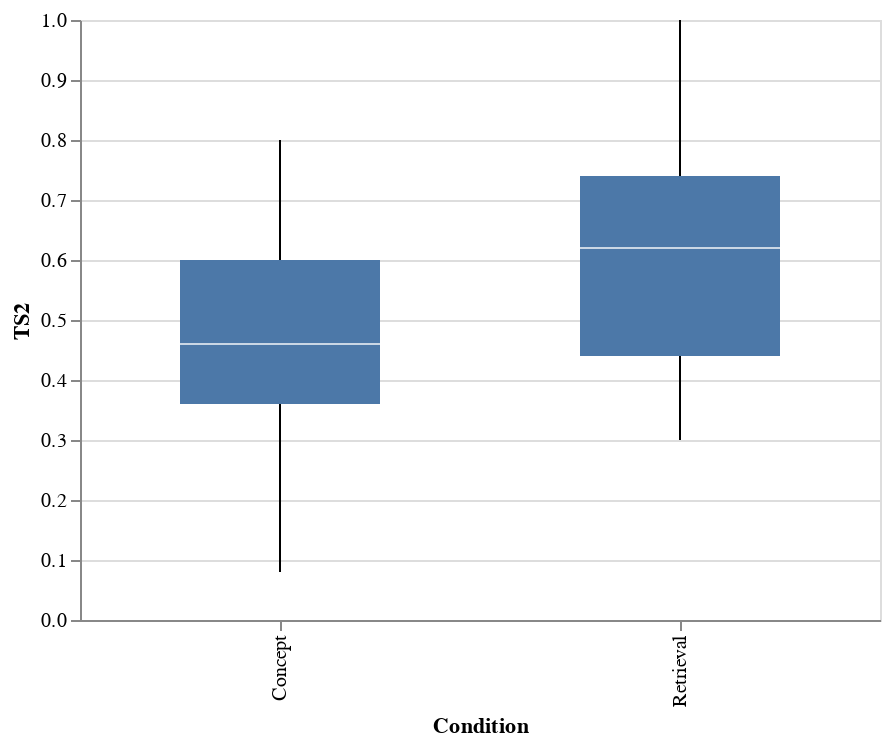

Source (notebook cell):
### Markdown cell above
# Question 2

Which group actually did better on the follow-up learning test one week later? Make an appropriate visualization and explain what you see.

_Hint:_ Don't ask which variable you should use. That is for you to figure out. Read the codebook carefully (consulting the [original paper](http://science.sciencemag.org/content/331/6018/772), if necessary), make an informed decision, and explain your choice.

### Code cell
# YOUR CODE HERE
df_kb["TS2"] = df_kb["TS.2"] #for somereason the y axis breaks when using "TS.2"
print(df_kb.groupby("Condition")["TS2"].describe())
b=Chart(df_kb).mark_boxplot(size=100).encode(
    x="Condition:O",
    y="TS2:Q",
).properties(width=400)
b

### Figure 1 — Vega-Lite specification as saved in the notebook (floating-point values rounded to 4 significant figures)
{"config": {"view": {"continuousWidth": 400, "continuousHeight": 300}}, "data": {"name": "data-8b2bd66d50476c86042d14f24581363b"}, "mark": {"type": "boxplot", "size": 100}, "encoding": {"x": {"field": "Condition", "type": "ordinal"}, "y": {"field": "TS2", "type": "quantitative"}}, "width": 400, "$schema": "https://vega.github.io/schema/vega-lite/v4.17.0.json", "datasets": {"data-8b2bd66d50476c86042d14f24581363b": [{"ID": "KB1", "Age": 18, "Gender": "Female", "Date.P1": "11/21/16", "Date.P2": "11/28/16", "Condition": "Concept", "IC.1": 1, "IC.2": 1, "Comp.1": 1, "Comp.2": 1, "PR.1": 1.0, "PR.2": 0.8, "MCS.1": 0.75, "Scorer.1": "NK", "MCS.2": 0.67, "Scorer.2": "TT", "MCS.avg": 0.71, "R1CS.1": null, "Scorer.1.1": null, "R1CS.2": null, "Scorer.2.1": null, "R1CS.avg": null, "R2CS.1": null, "Scorer.1.2": null, "R2CS.2": null, "Scorer.2.2": null, "R2CS.avg": null, "TS.1": 0.36, "Scorer.1.3": "NK", "TS.2": 0.42, "Scorer.2.3": "MS", "TS.avg": 0.39, "Exc.1": 0, "Exc.2": 0, "Collection": 1, "PR2": 0.8, "TS2": 0.42}, {"ID": "KB2", "Age": 18, "Gender": "Male", "Date.P1": "11/21/16", "Date.P2": "11/28/16", "Condition": "Concept", "IC.1": 1, "IC.2": 1, "Comp.1": 1, "Comp.2": 1, "PR.1": 0.0, "PR.2": 0.7, "MCS.1": 0.4, "Scorer.1": "NK", "MCS.2": 0.367, "Scorer.2": "TT", "MCS.avg": 0.3835, "R1CS.1": null, "Scorer.1.1": null, "R1CS.2": null, "Scorer.2.1": null, "R1CS.avg": null, "R2CS.1": null, "Scorer.1.2": null, "R2CS.2": null, "Scorer.2.2": null, "R2CS.avg": null, "TS.1": 0.48, "Scorer.1.3": "MS", "TS.2": 0.36, "Scorer.2.3": "NK", "TS.avg": 0.42, "Exc.1": 0, "Exc.2": 0, "Collection": 1, "PR2": 0.7, "TS2": 0.36}, {"ID": "KB3", "Age": 18, "Gender": "Male", "Date.P1": "11/21/16", "Date.P2": "11/28/16", "Condition": "Concept", "IC.1": 1, "IC.2": 1, "Comp.1": 1, "Comp.2": 1, "PR.1": 0.0, "PR.2": 0.7, "MCS.1": 0.433, "Scorer.1": "NK", "MCS.2": 0.55, "Scorer.2": "MS", "MCS.avg": 0.4915, "R1CS.1": null, "Scorer.1.1": null, "R1CS.2": null, "Scorer.2.1": null, "R1CS.avg": null, "R2CS.1": null, "Scorer.1.2": null, "R2CS.2": null, "Scorer.2.2": null, "R2CS.avg": null, "TS.1": 0.08, "Scorer.1.3": "NK", "TS.2": 0.08, "Scorer.2.3": "MS", "TS.avg": 0.08, "Exc.1": 0, "Exc.2": 0, "Collection": 1, "PR2": 0.7, "TS2": 0.08}, {"ID": "KB4", "Age": 19, "Gender": "Female", "Date.P1": "11/21/16", "Date.P2": "11/28/16", "Condition": "Concept", "IC.1": 1, "IC.2": 1, "Comp.1": 1, "Comp.2": 1, "PR.1": 0.0, "PR.2": 0.7, "MCS.1": 0.317, "Scorer.1": "NK", "MCS.2": 0.333, "Scorer.2": "MS", "MCS.avg": 0.325, "R1CS.1": null, "Scorer.1.1": null, "R1CS.2": null, "Scorer.2.1": null, "R1CS.avg": null, "R2CS.1": null, "Scorer.1.2": null, "R2CS.2": null, "Scorer.2.2": null, "R2CS.avg": null, "TS.1": 0.44, "Scorer.1.3": "MS", "TS.2": 0.42, "Scorer.2.3": "NK", "TS.avg": 0.43, "Exc.1": 0, "Exc.2": 0, "Collection": 1, "PR2": 0.7, "TS2": 0.42}, {"ID": "KB5", "Age": 19, "Gender": "Female", "Date.P1": "11/22/16", "Date.P2": "11/29/16", "Condition": "Concept", "IC.1": 1, "IC.2": 1, "Comp.1": 1, "Comp.2": 1, "PR.1": 0.0, "PR.2": 0.95, "MCS.1": 0.683, "Scorer.1": "NK", "MCS.2": 0.717, "Scorer.2": "MS", "MCS.avg": 0.7, "R1CS.1": null, "Scorer.1.1": null, "R1CS.2": null, "Scorer.2.1": null, "R1CS.avg": null, "R2CS.1": null, "Scorer.1.2": null, "R2CS.2": null, "Scorer.2.2": null, "R2CS.avg": null, "TS.1": 0.26, "Scorer.1.3": "NK", "TS.2": 0.28, "Scorer.2.3": "MS", "TS.avg": 0.27, "Exc.1": 0, "Exc.2": 0, "Collection": 1, "PR2": 0.95, "TS2": 0.28}, {"ID": "KB6", "Age": 19, "Gender": "Male", "Date.P1": "11/22/16", "Date.P2": "11/29/16", "Condition": "Concept", "IC.1": 1, "IC.2": 1, "Comp.1": 1, "Comp.2": 1, "PR.1": 1.0, "PR.2": 0.6, "MCS.1": 0.817, "Scorer.1": "NK", "MCS.2": 0.783, "Scorer.2": "MS", "MCS.avg": 0.8, "R1CS.1": null, "Scorer.1.1": null, "R1CS.2": null, "Scorer.2.1": null, "R1CS.avg": null, "R2CS.1": null, "Scorer.1.2": null, "R2CS.2": null, "Scorer.2.2": null, "R2CS.avg": null, "TS.1": 0.4, "Scorer.1.3": "NK", "TS.2": 0.46, "Scorer.2.3": "MS", "TS.avg": 0.43, "Exc.1": 0, "Exc.2": 0, "Collection": 1, "PR2": 0.6, "TS2": 0.46}, {"ID": "KB7", "Age": 18, "Gender": "Male", "Date.P1": "11/22/16", "Date.P2": "12/6/16", "Condition": "Concept", "IC.1": 1, "IC.2": 1, "Comp.1": 1, "Comp.2": 1, "PR.1": 1.0, "PR.2": 0.6, "MCS.1": 0.733, "Scorer.1": "NK", "MCS.2": 0.767, "Scorer.2": "MS", "MCS.avg": 0.75, "R1CS.1": null, "Scorer.1.1": null, "R1CS.2": null, "Scorer.2.1": null, "R1CS.avg": null, "R2CS.1": null, "Scorer.1.2": null, "R2CS.2": null, "Scorer.2.2": null, "R2CS.avg": null, "TS.1": 0.38, "Scorer.1.3": "MS", "TS.2": 0.36, "Scorer.2.3": "CB", "TS.avg": 0.37, "Exc.1": 0, "Exc.2": 0, "Collection": 1, "PR2": 0.6, "TS2": 0.36}, {"ID": "KB8", "Age": 20, "Gender": "Male", "Date.P1": "11/22/16", "Date.P2": "11/29/16", "Condition": "Concept", "IC.1": 1, "IC.2": 1, "Comp.1": 1, "Comp.2": 1, "PR.1": 1.0, "PR.2": 0.5, "MCS.1": 0.35, "Scorer.1": "NK", "MCS.2": 0.333, "Scorer.2": "MS", "MCS.avg": 0.3415, "R1CS.1": null, "Scorer.1.1": null, "R1CS.2": null, "Scorer.2.1": null, "R1CS.avg": null, "R2CS.1": null, "Scorer.1.2": null, "R2CS.2": null, "Scorer.2.2": null, "R2CS.avg": null, "TS.1": 0.44, "Scorer.1.3": "NK", "TS.2": 0.46, "Scorer.2.3": "MS", "TS.avg": 0.45, "Exc.1": 0, "Exc.2": 0, "Collection": 1, "PR2": 0.5, "TS2": 0.46}, {"ID": "KB9", "Age": 20, "Gender": "Male", "Date.P1": "11/22/16", "Date.P2": "11/28/16", "Condition": "Concept", "IC.1": 1, "IC.2": 1, "Comp.1": 1, "Comp.2": 1, "PR.1": 0.0, "PR.2": 0.6, "MCS.1": 0.65, "Scorer.1": "NK", "MCS.2": 0.65, "Scorer.2": "MS", "MCS.avg": 0.65, "R1CS.1": null, "Scorer.1.1": null, "R1CS.2": null, "Scorer.2.1": null, "R1CS.avg": null, "R2CS.1": null, "Scorer.1.2": null, "R2CS.2": null, "Scorer.2.2": null, "R2CS.avg": null, "TS.1": 0.64, "Scorer.1.3": "MS", "TS.2": 0.58, "Scorer.2.3": "NK", "TS.avg": 0.61, "Exc.1": 0, "Exc.2": 0, "Collection": 1, "PR2": 0.6, "TS2": 0.58}, {"ID": "KB10", "Age": 20, "Gender": "Female", "Date.P1": "11/29/16", "Date.P2": "12/6/16", "Condition": "Concept", "IC.1": 1, "IC.2": 1, "Comp.1": 1, "Comp.2": 1, "PR.1": 1.0, "PR.2": 0.9, "MCS.1": 0.817, "Scorer.1": "NK", "MCS.2": 0.783, "Scorer.2": "MS", "MCS.avg": 0.8, "R1CS.1": null, "Scorer.1.1": null, "R1CS.2": null, "Scorer.2.1": null, "R1CS.avg": null, "R2CS.1": null, "Scorer.1.2": null, "R2CS.2": null, "Scorer.2.2": null, "R2CS.avg": null, "TS.1": 0.66, "Scorer.1.3": "NK", "TS.2": 0.7, "Scorer.2.3": "MS", "TS.avg": 0.68, "Exc.1": 0, "Exc.2": 0, "Collection": 1, "PR2": 0.9, "TS2": 0.7}, {"ID": "KB11", "Age": 21, "Gender": "Female", "Date.P1": "11/21/16", "Date.P2": "11/28/16", "Condition": "Retrieval", "IC.1": 1, "IC.2": 1, "Comp.1": 1, "Comp.2": 1, "PR.1": null, "PR.2": 0.4, "MCS.1": null, "Scorer.1": null, "MCS.2": null, "Scorer.2": null, "MCS.avg": null, "R1CS.1": 0.6, "Scorer.1.1": "NK", "R1CS.2": 0.6, "Scorer.2.1": "TT", "R1CS.avg": 0.6, "R2CS.1": 0.76, "Scorer.1.2": "NK", "R2CS.2": 0.783, "Scorer.2.2": "TT", "R2CS.avg": 0.772, "TS.1": 0.38, "Scorer.1.3": "MS", "TS.2": 0.3, "Scorer.2.3": "NK", "TS.avg": 0.34, "Exc.1": 0, "Exc.2": 0, "Collection": 1, "PR2": 0.4, "TS2": 0.3}, {"ID": "KB12", "Age": 18, "Gender": "Female", "Date.P1": "11/21/16", "Date.P2": "11/29/16", "Condition": "Retrieval", "IC.1": 1, "IC.2": 1, "Comp.1": 1, "Comp.2": 1, "PR.1": null, "PR.2": 0.6, "MCS.1": null, "Scorer.1": null, "MCS.2": null, "Scorer.2": null, "MCS.avg": null, "R1CS.1": 0.81, "Scorer.1.1": "NK", "R1CS.2": 0.85, "Scorer.2.1": "TT", "R1CS.avg": 0.83, "R2CS.1": 0.93, "Scorer.1.2": "NK", "R2CS.2": 0.933, "Scorer.2.2": "TT", "R2CS.avg": 0.932, "TS.1": 0.76, "Scorer.1.3": "NK", "TS.2": 0.82, "Scorer.2.3": "MS", "TS.avg": 0.79, "Exc.1": 0, "Exc.2": 0, "Collection": 1, "PR2": 0.6, "TS2": 0.82}, {"ID": "KB13", "Age": 20, "Gender": "Female", "Date.P1": "11/21/16", "Date.P2": "11/28/16", "Condition": "Retrieval", "IC.1": 1, "IC.2": 1, "Comp.1": 1, "Comp.2": 1, "PR.1": null, "PR.2": 0.9, "MCS.1": null, "Scorer.1": null, "MCS.2": null, "Scorer.2": null, "MCS.avg": null, "R1CS.1": 0.63, "Scorer.1.1": "NK", "R1CS.2": 0.617, "Scorer.2.1": "TT", "R1CS.avg": 0.624, "R2CS.1": 0.76, "Scorer.1.2": "NK", "R2CS.2": 0.8, "Scorer.2.2": "TT", "R2CS.avg": 0.78, "TS.1": 0.8, "Scorer.1.3": "MS", "TS.2": 0.8, "Scorer.2.3": "NK", "TS.avg": 0.8, "Exc.1": 0, "Exc.2": 0, "Collection": 1, "PR2": 0.9, "TS2": 0.8}, {"ID": "KB14", "Age": 19, "Gender": "Female", "Date.P1": "11/21/16", "Date.P2": "11/28/16", "Condition": "Retrieval", "IC.1": 1, "IC.2": 1, "Comp.1": 1, "Comp.2": 1, "PR.1": null, "PR.2": 0.7, "MCS.1": null, "Scorer.1": null, "MCS.2": null, "Scorer.2": null, "MCS.avg": null, "R1CS.1": 0.56, "Scorer.1.1": "NK", "R1CS.2": 0.567, "Scorer.2.1": "TT", "R1CS.avg": 0.564, "R2CS.1": 0.18, "Scorer.1.2": "NK", "R2CS.2": 0.167, "Scorer.2.2": "TT", "R2CS.avg": 0.174, "TS.1": 0.48, "Scorer.1.3": "MS", "TS.2": 0.4, "Scorer.2.3": "NK", "TS.avg": 0.44, "Exc.1": 0, "Exc.2": 0, "Collection": 1, "PR2": 0.7, "TS2": 0.4}, {"ID": "KB15", "Age": 18, "Gender": "Female", "Date.P1": "11/22/16", "Date.P2": "11/29/16", "Condition": "Retrieval", "IC.1": 1, "IC.2": 1, "Comp.1": 1, "Comp.2": 1, "PR.1": null, "PR.2": 0.3, "MCS.1": null, "Scorer.1": null, "MCS.2": null, "Scorer.2": null, "MCS.avg": null, "R1CS.1": 0.4, "Scorer.1.1": "TT", "R1CS.2": 0.35, "Scorer.2.1": "LH", "R1CS.avg": 0.375, "R2CS.1": 0.483, "Scorer.1.2": "TT", "R2CS.2": 0.55, "Scorer.2.2": "LH", "R2CS.avg": 0.517, "TS.1": 0.34, "Scorer.1.3": "MS", "TS.2": 0.34, "Scorer.2.3": "CB", "TS.avg": 0.34, "Exc.1": 0, "Exc.2": 0, "Collection": 1, "PR2": 0.3, "TS2": 0.34}, {"ID": "KB16", "Age": 19, "Gender": "Male", "Date.P1": "11/22/16", "Date.P2": "11/29/16", "Condition": "Retrieval", "IC.1": 1, "IC.2": 1, "Comp.1": 1, "Comp.2": 1, "PR.1": null, "PR.2": 0.4, "MCS.1": null, "Scorer.1": null, "MCS.2": null, "Scorer.2": null, "MCS.avg": null, "R1CS.1": 0.5, "Scorer.1.1": "TT", "R1CS.2": 0.55, "Scorer.2.1": "LH", "R1CS.avg": 0.525, "R2CS.1": 0.8, "Scorer.1.2": "TT", "R2CS.2": 0.83, "Scorer.2.2": "LH", "R2CS.avg": 0.82, "TS.1": 0.6, "Scorer.1.3": "NK", "TS.2": 0.6, "Scorer.2.3": "MS", "TS.avg": 0.6, "Exc.1": 0, "Exc.2": 0, "Collection": 1, "PR2": 0.4, "TS2": 0.6}, {"ID": "KB18", "Age": 20, "Gender": "Male", "Date.P1": "11/22/16", "Date.P2": "11/29/16", "Condition": "Retrieval", "IC.1": 1, "IC.2": 1, "Comp.1": 1, "Comp.2": 1, "PR.1": null, "PR.2": 0.7, "MCS.1": null, "Scorer.1": null, "MCS.2": null, "Scorer.2": null, "MCS.avg": null, "R1CS.1": 0.7, "Scorer.1.1": "TT", "R1CS.2": 0.67, "Scorer.2.1": "LH", "R1CS.avg": 0.685, "R2CS.1": 0.8, "Scorer.1.2": "TT", "R2CS.2": 0.883, "Scorer.2.2": "LH", "R2CS.avg": 0.842, "TS.1": 0.6, "Scorer.1.3": "MS", "TS.2": 0.64, "Scorer.2.3": "CB", "TS.avg": 0.62, "Exc.1": 0, "Exc.2": 0, "Collection": 1, "PR2": 0.7, "TS2": 0.64}, {"ID": "KB19", "Age": 21, "Gender": "Female", "Date.P1": "11/29/16", "Date.P2": "12/6/16", "Condition": "Retrieval", "IC.1": 1, "IC.2": 1, "Comp.1": 1, "Comp.2": 1, "PR.1": null, "PR.2": 0.4, "MCS.1": null, "Scorer.1": null, "MCS.2": null, "Scorer.2": null, "MCS.avg": null, "R1CS.1": 0.57, "Scorer.1.1": "LH", "R1CS.2": 0.65, "Scorer.2.1": "TT", "R1CS.avg": 0.61, "R2CS.1": 0.73, "Scorer.1.2": "LH", "R2CS.2": 0.817, "Scorer.2.2": "TT", "R2CS.avg": 0.774, "TS.1": 0.72, "Scorer.1.3": "NK", "TS.2": 0.74, "Scorer.2.3": "MS", "TS.avg": 0.73, "Exc.1": 0, "Exc.2": 0, "Collection": 1, "PR2": 0.4, "TS2": 0.74}, {"ID": "KB20", "Age": 17, "Gender": "Male", "Date.P1": "11/29/16", "Date.P2": "12/6/16", "Condition": "Retrieval", "IC.1": 1, "IC.2": 1, "Comp.1": 1, "Comp.2": 1, "PR.1": null, "PR.2": 0.6, "MCS.1": null, "Scorer.1": null, "MCS.2": null, "Scorer.2": null, "MCS.avg": null, "R1CS.1": 0.583, "Scorer.1.1": "LH", "R1CS.2": 0.633, "Scorer.2.1": "TT", "R1CS.avg": 0.61, "R2CS.1": 0.733, "Scorer.1.2": "LH", "R2CS.2": 0.767, "Scorer.2.2": "TT", "R2CS.avg": 0.75, "TS.1": 0.62, "Scorer.1.3": "NK", "TS.2": 0.62, "Scorer.2.3": "CB", "TS.avg": 0.62, "Exc.1": 0, "Exc.2": 0, "Collection": 1, "PR2": 0.6, "TS2": 0.62}, {"ID": "KB21", "Age": 20, "Gender": "Male", "Date.P1": "11/29/16", "Date.P2": "12/6/16", "Condition": "Concept", "IC.1": 1, "IC.2": 1, "Comp.1": 1, "Comp.2": 1, "PR.1": 0.0, "PR.2": 0.8, "MCS.1": 0.55, "Scorer.1": "NK", "MCS.2": 0.583, "Scorer.2": "CB", "MCS.avg": 0.567, "R1CS.1": null, "Scorer.1.1": null, "R1CS.2": null, "Scorer.2.1": null, "R1CS.avg": null, "R2CS.1": null, "Scorer.1.2": null, "R2CS.2": null, "Scorer.2.2": null, "R2CS.avg": null, "TS.1": 0.56, "Scorer.1.3": "MS", "TS.2": 0.6, "Scorer.2.3": "CB", "TS.avg": 0.58, "Exc.1": 0, "Exc.2": 0, "Collection": 1, "PR2": 0.8, "TS2": 0.6}, {"ID": "KB22", "Age": 18, "Gender": "Male", "Date.P1": "11/29/16", "Date.P2": "12/6/16", "Condition": "Concept", "IC.1": 1, "IC.2": 1, "Comp.1": 1, "Comp.2": 1, "PR.1": 0.0, "PR.2": 0.6, "MCS.1": 0.417, "Scorer.1": "NK", "MCS.2": 0.433, "Scorer.2": "CB", "MCS.avg": 0.425, "R1CS.1": null, "Scorer.1.1": null, "R1CS.2": null, "Scorer.2.1": null, "R1CS.avg": null, "R2CS.1": null, "Scorer.1.2": null, "R2CS.2": null, "Scorer.2.2": null, "R2CS.avg": null, "TS.1": 0.18, "Scorer.1.3": "NK", "TS.2": 0.2, "Scorer.2.3": "MS", "TS.avg": 0.19, "Exc.1": 0, "Exc.2": 0, "Collection": 1, "PR2": 0.6, "TS2": 0.2}, {"ID": "KB23", "Age": 21, "Gender": "Male", "Date.P1": "11/29/16", "Date.P2": "12/6/16", "Condition": "Concept", "IC.1": 1, "IC.2": 1, "Comp.1": 1, "Comp.2": 1, "PR.1": 0.0, "PR.2": 0.9, "MCS.1": 0.56, "Scorer.1": "MS", "MCS.2": 0.45, "Scorer.2": "CB", "MCS.avg": 0.505, "R1CS.1": null, "Scorer.1.1": null, "R1CS.2": null, "Scorer.2.1": null, "R1CS.avg": null, "R2CS.1": null, "Scorer.1.2": null, "R2CS.2": null, "Scorer.2.2": null, "R2CS.avg": null, "TS.1": 0.68, "Scorer.1.3": "MS", "TS.2": 0.68, "Scorer.2.3": "CB", "TS.avg": 0.68, "Exc.1": 0, "Exc.2": 0, "Collection": 1, "PR2": 0.9, "TS2": 0.68}, {"ID": "KB24", "Age": 18, "Gender": "Male", "Date.P1": "11/29/16", "Date.P2": "12/6/16", "Condition": "Concept", "IC.1": 1, "IC.2": 1, "Comp.1": 1, "Comp.2": 1, "PR.1": 1.0, "PR.2": 0.9, "MCS.1": 0.917, "Scorer.1": "MS", "MCS.2": 0.8, "Scorer.2": "NK", "MCS.avg": 0.859, "R1CS.1": null, "Scorer.1.1": null, "R1CS.2": null, "Scorer.2.1": null, "R1CS.avg": null, "R2CS.1": null, "Scorer.1.2": null, "R2CS.2": null, "Scorer.2.2": null, "R2CS.avg": null, "TS.1": 0.54, "Scorer.1.3": "NK", "TS.2": 0.52, "Scorer.2.3": "MS", "TS.avg": 0.53, "Exc.1": 0, "Exc.2": 0, "Collection": 1, "PR2": 0.9, "TS2": 0.52}, {"ID": "KB25", "Age": 19, "Gender": "Male", "Date.P1": "11/29/16", "Date.P2": "12/6/16", "Condition": "Concept", "IC.1": 1, "IC.2": 1, "Comp.1": 1, "Comp.2": 1, "PR.1": 1.0, "PR.2": 0.6, "MCS.1": 0.683, "Scorer.1": "MS", "MCS.2": 0.667, "Scorer.2": "NK", "MCS.avg": 0.675, "R1CS.1": null, "Scorer.1.1": null, "R1CS.2": null, "Scorer.2.1": null, "R1CS.avg": null, "R2CS.1": null, "Scorer.1.2": null, "R2CS.2": null, "Scorer.2.2": null, "R2CS.avg": null, "TS.1": 0.56, "Scorer.1.3": "NK", "TS.2": 0.62, "Scorer.2.3": "MS", "TS.avg": 0.59, "Exc.1": 0, "Exc.2": 0, "Collection": 1, "PR2": 0.6, "TS2": 0.62}, {"ID": "KB26", "Age": 18, "Gender": "Female", "Date.P1": "11/29/16", "Date.P2": "12/6/16", "Condition": "Concept", "IC.1": 1, "IC.2": 1, "Comp.1": 1, "Comp.2": 1, "PR.1": 1.0, "PR.2": 0.7, "MCS.1": 0.667, "Scorer.1": "TT", "MCS.2": 0.65, "Scorer.2": "NK", "MCS.avg": 0.659, "R1CS.1": null, "Scorer.1.1": null, "R1CS.2": null, "Scorer.2.1": null, "R1CS.avg": null, "R2CS.1": null, "Scorer.1.2": null, "R2CS.2": null, "Scorer.2.2": null, "R2CS.avg": null, "TS.1": 0.3, "Scorer.1.3": "MS", "TS.2": 0.3, "Scorer.2.3": "CB", "TS.avg": 0.3, "Exc.1": 0, "Exc.2": 0, "Collection": 1, "PR2": 0.7, "TS2": 0.3}, {"ID": "KB27", "Age": 18, "Gender": "Male", "Date.P1": "11/29/16", "Date.P2": "12/6/16", "Condition": "Concept", "IC.1": 1, "IC.2": 1, "Comp.1": 1, "Comp.2": 1, "PR.1": 1.0, "PR.2": 0.7, "MCS.1": 0.5, "Scorer.1": "NK", "MCS.2": 0.5, "Scorer.2": "MS", "MCS.avg": 0.5, "R1CS.1": null, "Scorer.1.1": null, "R1CS.2": null, "Scorer.2.1": null, "R1CS.avg": null, "R2CS.1": null, "Scorer.1.2": null, "R2CS.2": null, "Scorer.2.2": null, "R2CS.avg": null, "TS.1": 0.52, "Scorer.1.3": "MS", "TS.2": 0.52, "Scorer.2.3": "CB", "TS.avg": 0.52, "Exc.1": 0, "Exc.2": 0, "Collection": 1, "PR2": 0.7, "TS2": 0.52}, {"ID": "KB28", "Age": 18, "Gender": "Male", "Date.P1": "11/29/16", "Date.P2": "12/2/16", "Condition": "Concept", "IC.1": 1, "IC.2": 1, "Comp.1": 1, "Comp.2": 1, "PR.1": 1.0, "PR.2": 0.5, "MCS.1": 0.55, "Scorer.1": "NK", "MCS.2": 0.617, "Scorer.2": "MS", "MCS.avg": 0.583, "R1CS.1": null, "Scorer.1.1": null, "R1CS.2": null, "Scorer.2.1": null, "R1CS.avg": null, "R2CS.1": null, "Scorer.1.2": null, "R2CS.2": null, "Scorer.2.2": null, "R2CS.avg": null, "TS.1": 0.42, "Scorer.1.3": "NK", "TS.2": 0.44, "Scorer.2.3": "MS", "TS.avg": 0.43, "Exc.1": 0, "Exc.2": 0, "Collection": 1, "PR2": 0.5, "TS2": 0.44}, {"ID": "KB29", "Age": 19, "Gender": "Male", "Date.P1": "1/23/17", "Date.P2": "1/31/17", "Condition": "Concept", "IC.1": 1, "IC.2": 1, "Comp.1": 1, "Comp.2": 1, "PR.1": 1.0, "PR.2": 0.9, "MCS.1": 0.867, "Scorer.1": "TT", "MCS.2": 0.85, "Scorer.2": "NK", "MCS.avg": 0.8585, "R1CS.1": null, "Scorer.1.1": null, "R1CS.2": null, "Scorer.2.1": null, "R1CS.avg": null, "R2CS.1": null, "Scorer.1.2": null, "R2CS.2": null, "Scorer.2.2": null, "R2CS.avg": null, "TS.1": 0.6, "Scorer.1.3": "LH", "TS.2": 0.6, "Scorer.2.3": "TT", "TS.avg": 0.6, "Exc.1": 0, "Exc.2": 0, "Collection": 1, "PR2": 0.9, "TS2": 0.6}, {"ID": "KB30", "Age": 18, "Gender": "Female", "Date.P1": "1/23/17", "Date.P2": "1/31/17", "Condition": "Concept", "IC.1": 1, "IC.2": 1, "Comp.1": 1, "Comp.2": 1, "PR.1": 1.0, "PR.2": 0.4, "MCS.1": 0.76, "Scorer.1": "NK", "MCS.2": 0.783, "Scorer.2": "TT", "MCS.avg": 0.767, "R1CS.1": null, "Scorer.1.1": null, "R1CS.2": null, "Scorer.2.1": null, "R1CS.avg": null, "R2CS.1": null, "Scorer.1.2": null, "R2CS.2": null, "Scorer.2.2": null, "R2CS.avg": null, "TS.1": 0.8, "Scorer.1.3": "LH", "TS.2": 0.8, "Scorer.2.3": "NK", "TS.avg": 0.8, "Exc.1": 0, "Exc.2": 0, "Collection": 1, "PR2": 0.4, "TS2": 0.8}, {"ID": "KB31", "Age": 19, "Gender": "Female", "Date.P1": "1/23/17", "Date.P2": "2/1/17", "Condition": "Concept", "IC.1": 1, "IC.2": 1, "Comp.1": 1, "Comp.2": 1, "PR.1": 1.0, "PR.2": 0.6, "MCS.1": 0.733, "Scorer.1": "TT", "MCS.2": 0.75, "Scorer.2": "NK", "MCS.avg": 0.74, "R1CS.1": null, "Scorer.1.1": null, "R1CS.2": null, "Scorer.2.1": null, "R1CS.avg": null, "R2CS.1": null, "Scorer.1.2": null, "R2CS.2": null, "Scorer.2.2": null, "R2CS.avg": null, "TS.1": 0.22, "Scorer.1.3": "LH", "TS.2": 0.22, "Scorer.2.3": "NK", "TS.avg": 0.22, "Exc.1": 0, "Exc.2": 0, "Collection": 1, "PR2": 0.6, "TS2": 0.22}, {"ID": "KB32", "Age": 18, "Gender": "Male", "Date.P1": "1/23/17", "Date.P2": "1/31/17", "Condition": "Concept", "IC.1": 1, "IC.2": 1, "Comp.1": 1, "Comp.2": 1, "PR.1": 0.0, "PR.2": 0.7, "MCS.1": 0.62, "Scorer.1": "NK", "MCS.2": 0.633, "Scorer.2": "TT", "MCS.avg": 0.623, "R1CS.1": null, "Scorer.1.1": null, "R1CS.2": null, "Scorer.2.1": null, "R1CS.avg": null, "R2CS.1": null, "Scorer.1.2": null, "R2CS.2": null, "Scorer.2.2": null, "R2CS.avg": null, "TS.1": 0.54, "Scorer.1.3": "LH", "TS.2": 0.46, "Scorer.2.3": "NK", "TS.avg": 0.5, "Exc.1": 0, "Exc.2": 0, "Collection": 1, "PR2": 0.7, "TS2": 0.46}, {"ID": "KB33", "Age": 21, "Gender": "Male", "Date.P1": "1/24/17", "Date.P2": "1/31/17", "Condition": "Concept", "IC.1": 1, "IC.2": 1, "Comp.1": 1, "Comp.2": 1, "PR.1": 1.0, "PR.2": 0.7, "MCS.1": 0.767, "Scorer.1": "TT", "MCS.2": 0.8, "Scorer.2": "NK", "MCS.avg": 0.785, "R1CS.1": null, "Scorer.1.1": null, "R1CS.2": null, "Scorer.2.1": null, "R1CS.avg": null, "R2CS.1": null, "Scorer.1.2": null, "R2CS.2": null, "Scorer.2.2": null, "R2CS.avg": null, "TS.1": 0.64, "Scorer.1.3": "LH", "TS.2": 0.64, "Scorer.2.3": "TT", "TS.avg": 0.64, "Exc.1": 0, "Exc.2": 0, "Collection": 1, "PR2": 0.7, "TS2": 0.64}, {"ID": "KB34", "Age": 22, "Gender": "Female", "Date.P1": "1/24/17", "Date.P2": "1/31/17", "Condition": "Retrieval", "IC.1": 1, "IC.2": 1, "Comp.1": 1, "Comp.2": 1, "PR.1": null, "PR.2": 0.8, "MCS.1": null, "Scorer.1": null, "MCS.2": null, "Scorer.2": null, "MCS.avg": null, "R1CS.1": 0.367, "Scorer.1.1": "TT", "R1CS.2": 0.383, "Scorer.2.1": "LH", "R1CS.avg": 0.375, "R2CS.1": 0.567, "Scorer.1.2": "TT", "R2CS.2": 0.6, "Scorer.2.2": "LH", "R2CS.avg": 0.584, "TS.1": 0.42, "Scorer.1.3": "LH", "TS.2": 0.32, "Scorer.2.3": "TT", "TS.avg": 0.37, "Exc.1": 0, "Exc.2": 0, "Collection": 1, "PR2": 0.8, "TS2": 0.32}, {"ID": "KB35", "Age": 19, "Gender": "Male", "Date.P1": "1/24/17", "Date.P2": "2/2/17", "Condition": "Retrieval", "IC.1": 1, "IC.2": 1, "Comp.1": 1, "Comp.2": 1, "PR.1": null, "PR.2": 0.9, "MCS.1": null, "Scorer.1": null, "MCS.2": null, "Scorer.2": null, "MCS.avg": null, "R1CS.1": 0.767, "Scorer.1.1": "TT", "R1CS.2": 0.8, "Scorer.2.1": "LH", "R1CS.avg": 0.784, "R2CS.1": 0.867, "Scorer.1.2": "TT", "R2CS.2": 0.9, "Scorer.2.2": "LH", "R2CS.avg": 0.884, "TS.1": 1.0, "Scorer.1.3": "LH", "TS.2": 1.0, "Scorer.2.3": "NK", "TS.avg": 1.0, "Exc.1": 0, "Exc.2": 0, "Collection": 1, "PR2": 0.9, "TS2": 1.0}, {"ID": "KB37", "Age": 20, "Gender": "Male", "Date.P1": "1/24/17", "Date.P2": "1/31/17", "Condition": "Retrieval", "IC.1": 1, "IC.2": 1, "Comp.1": 1, "Comp.2": 1, "PR.1": null, "PR.2": 0.8, "MCS.1": null, "Scorer.1": null, "MCS.2": null, "Scorer.2": null, "MCS.avg": null, "R1CS.1": 0.4, "Scorer.1.1": "TT", "R1CS.2": 0.5, "Scorer.2.1": "LH", "R1CS.avg": 0.45, "R2CS.1": 0.75, "Scorer.1.2": "TT", "R2CS.2": 0.8, "Scorer.2.2": "LH", "R2CS.avg": 0.775, "TS.1": 0.44, "Scorer.1.3": "LH", "TS.2": 0.44, "Scorer.2.3": "TT", "TS.avg": 0.44, "Exc.1": 0, "Exc.2": 0, "Collection": 1, "PR2": 0.8, "TS2": 0.44}, {"ID": "KB38", "Age": 19, "Gender": "Female", "Date.P1": "1/24/17", "Date.P2": "1/31/17", "Condition": "Concept", "IC.1": 1, "IC.2": 1, "Comp.1": 1, "Comp.2": 1, "PR.1": 1.0, "PR.2": 0.7, "MCS.1": 0.717, "Scorer.1": "NK", "MCS.2": 0.733, "Scorer.2": "TT", "MCS.avg": 0.725, "R1CS.1": null, "Scorer.1.1": null, "R1CS.2": null, "Scorer.2.1": null, "R1CS.avg": null, "R2CS.1": null, "Scorer.1.2": null, "R2CS.2": null, "Scorer.2.2": null, "R2CS.avg": null, "TS.1": 0.22, "Scorer.1.3": "LH", "TS.2": 0.18, "Scorer.2.3": "TT", "TS.avg": 0.2, "Exc.1": 0, "Exc.2": 0, "Collection": 1, "PR2": 0.7, "TS2": 0.18}, {"ID": "KB39", "Age": 19, "Gender": "Female", "Date.P1": "1/25/17", "Date.P2": "2/1/17", "Condition": "Concept", "IC.1": 1, "IC.2": 1, "Comp.1": 1, "Comp.2": 1, "PR.1": 0.0, "PR.2": 0.7, "MCS.1": 0.417, "Scorer.1": "NK", "MCS.2": 0.417, "Scorer.2": "TT", "MCS.avg": 0.417, "R1CS.1": null, "Scorer.1.1": null, "R1CS.2": null, "Scorer.2.1": null, "R1CS.avg": null, "R2CS.1": null, "Scorer.1.2": null, "R2CS.2": null, "Scorer.2.2": null, "R2CS.avg": null, "TS.1": 0.48, "Scorer.1.3": "LH", "TS.2": 0.5, "Scorer.2.3": "NK", "TS.avg": 0.49, "Exc.1": 0, "Exc.2": 0, "Collection": 1, "PR2": 0.7, "TS2": 0.5}, {"ID": "KB40", "Age": 20, "Gender": "Female", "Date.P1": "1/25/17", "Date.P2": "2/2/17", "Condition": "Retrieval", "IC.1": 1, "IC.2": 1, "Comp.1": 1, "Comp.2": 1, "PR.1": null, "PR.2": 0.4, "MCS.1": null, "Scorer.1": null, "MCS.2": null, "Scorer.2": null, "MCS.avg": null, "R1CS.1": 0.367, "Scorer.1.1": "TT", "R1CS.2": 0.4, "Scorer.2.1": "LH", "R1CS.avg": 0.384, "R2CS.1": 0.65, "Scorer.1.2": "TT", "R2CS.2": 0.717, "Scorer.2.2": "LH", "R2CS.avg": 0.683, "TS.1": 0.66, "Scorer.1.3": "LH", "TS.2": 0.6, "Scorer.2.3": "NK", "TS.avg": 0.63, "Exc.1": 0, "Exc.2": 0, "Collection": 1, "PR2": 0.4, "TS2": 0.6}, {"ID": "KB41", "Age": 19, "Gender": "Female", "Date.P1": "1/25/17", "Date.P2": "2/1/17", "Condition": "Retrieval", "IC.1": 1, "IC.2": 1, "Comp.1": 1, "Comp.2": 1, "PR.1": null, "PR.2": 0.6, "MCS.1": null, "Scorer.1": null, "MCS.2": null, "Scorer.2": null, "MCS.avg": null, "R1CS.1": 0.633, "Scorer.1.1": "TT", "R1CS.2": 0.733, "Scorer.2.1": "LH", "R1CS.avg": 0.683, "R2CS.1": 0.767, "Scorer.1.2": "TT", "R2CS.2": 0.833, "Scorer.2.2": "LH", "R2CS.avg": 0.8, "TS.1": 0.66, "Scorer.1.3": "LH", "TS.2": 0.7, "Scorer.2.3": "NK", "TS.avg": 0.68, "Exc.1": 0, "Exc.2": 0, "Collection": 1, "PR2": 0.6, "TS2": 0.7}, {"ID": "KB42", "Age": 19, "Gender": "Female", "Date.P1": "1/25/17", "Date.P2": "2/1/17", "Condition": "Retrieval", "IC.1": 1, "IC.2": 1, "Comp.1": 1, "Comp.2": 1, "PR.1": null, "PR.2": 0.4, "MCS.1": null, "Scorer.1": null, "MCS.2": null, "Scorer.2": null, "MCS.avg": null, "R1CS.1": 0.717, "Scorer.1.1": "TT", "R1CS.2": 0.683, "Scorer.2.1": "LH", "R1CS.avg": 0.7, "R2CS.1": 0.7, "Scorer.1.2": "TT", "R2CS.2": 0.7, "Scorer.2.2": "LH", "R2CS.avg": 0.7, "TS.1": 0.88, "Scorer.1.3": "LH", "TS.2": 0.8, "Scorer.2.3": "NK", "TS.avg": 0.84, "Exc.1": 0, "Exc.2": 0, "Collection": 1, "PR2": 0.4, "TS2": 0.8}, {"ID": "KB43", "Age": 18, "Gender": "Female", "Date.P1": "1/25/17", "Date.P2": "2/1/17", "Condition": "Retrieval", "IC.1": 1, "IC.2": 1, "Comp.1": 1, "Comp.2": 1, "PR.1": null, "PR.2": 0.4, "MCS.1": null, "Scorer.1": null, "MCS.2": null, "Scorer.2": null, "MCS.avg": null, "R1CS.1": 0.45, "Scorer.1.1": "TT", "R1CS.2": 0.467, "Scorer.2.1": "LH", "R1CS.avg": 0.458, "R2CS.1": 0.717, "Scorer.1.2": "TT", "R2CS.2": 0.717, "Scorer.2.2": "LH", "R2CS.avg": 0.717, "TS.1": 0.58, "Scorer.1.3": "LH", "TS.2": 0.54, "Scorer.2.3": "NK", "TS.avg": 0.56, "Exc.1": 0, "Exc.2": 0, "Collection": 1, "PR2": 0.4, "TS2": 0.54}, {"ID": "KB44", "Age": 20, "Gender": "Male", "Date.P1": "1/25/17", "Date.P2": "2/1/17", "Condition": "Concept", "IC.1": 1, "IC.2": 1, "Comp.1": 1, "Comp.2": 1, "PR.1": 0.0, "PR.2": 0.5, "MCS.1": 0.75, "Scorer.1": "TT", "MCS.2": 0.85, "Scorer.2": "NK", "MCS.avg": 0.8, "R1CS.1": null, "Scorer.1.1": null, "R1CS.2": null, "Scorer.2.1": null, "R1CS.avg": null, "R2CS.1": null, "Scorer.1.2": null, "R2CS.2": null, "Scorer.2.2": null, "R2CS.avg": null, "TS.1": 0.82, "Scorer.1.3": "LH", "TS.2": 0.76, "Scorer.2.3": "NK", "TS.avg": 0.79, "Exc.1": 0, "Exc.2": 0, "Collection": 1, "PR2": 0.5, "TS2": 0.76}, {"ID": "KB45", "Age": 19, "Gender": "Female", "Date.P1": "1/26/17", "Date.P2": "2/2/17", "Condition": "Retrieval", "IC.1": 1, "IC.2": 1, "Comp.1": 1, "Comp.2": 1, "PR.1": null, "PR.2": 0.5, "MCS.1": null, "Scorer.1": null, "MCS.2": null, "Scorer.2": null, "MCS.avg": null, "R1CS.1": 0.66, "Scorer.1.1": "NK", "R1CS.2": 0.817, "Scorer.2.1": "LH", "R1CS.avg": 0.738, "R2CS.1": 0.8, "Scorer.1.2": "NK", "R2CS.2": 0.85, "Scorer.2.2": "LH", "R2CS.avg": 0.825, "TS.1": 0.68, "Scorer.1.3": "LH", "TS.2": 0.68, "Scorer.2.3": "TT", "TS.avg": 0.68, "Exc.1": 0, "Exc.2": 0, "Collection": 1, "PR2": 0.5, "TS2": 0.68}]}}
